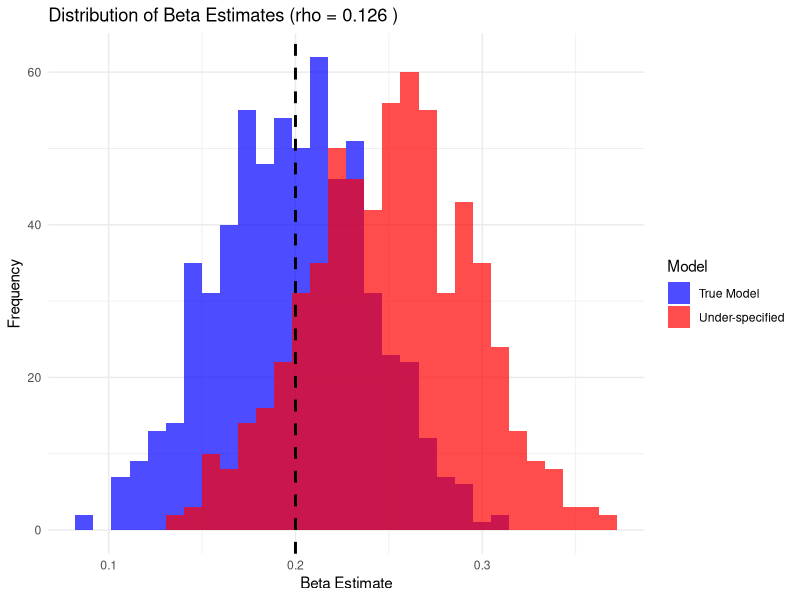
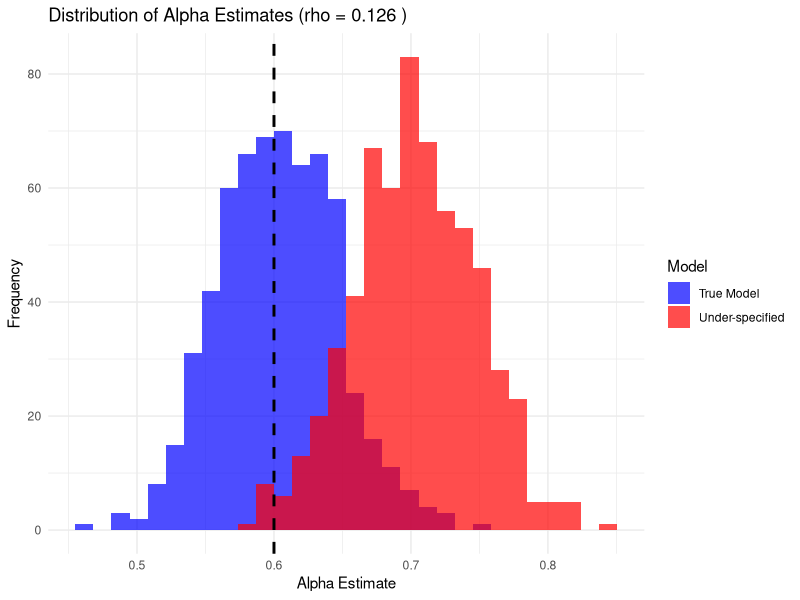
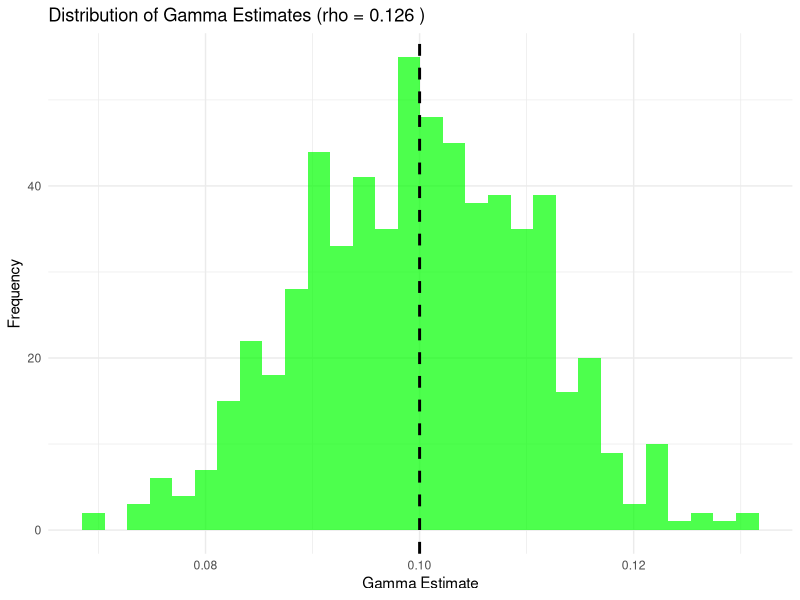
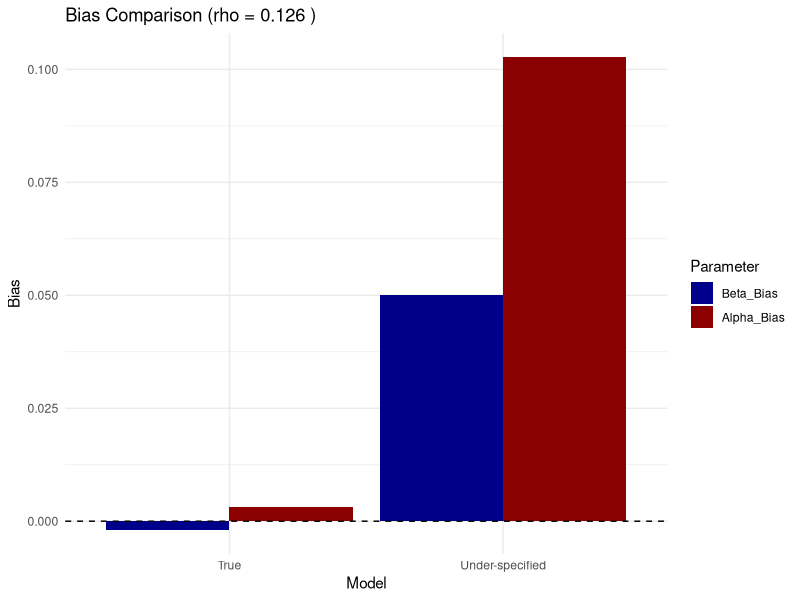
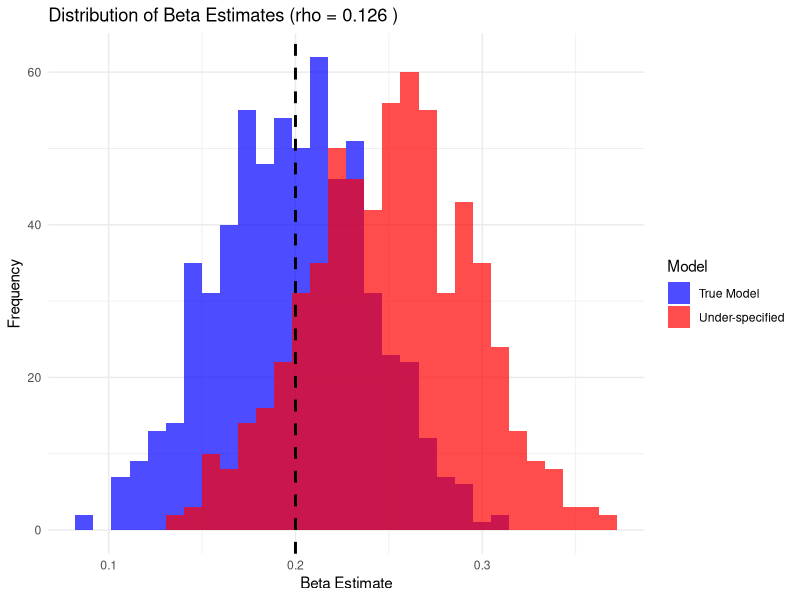
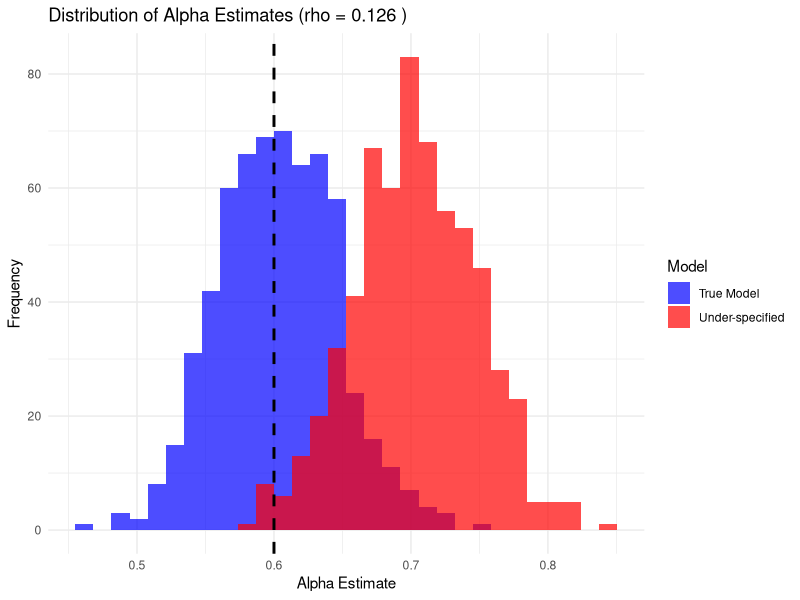
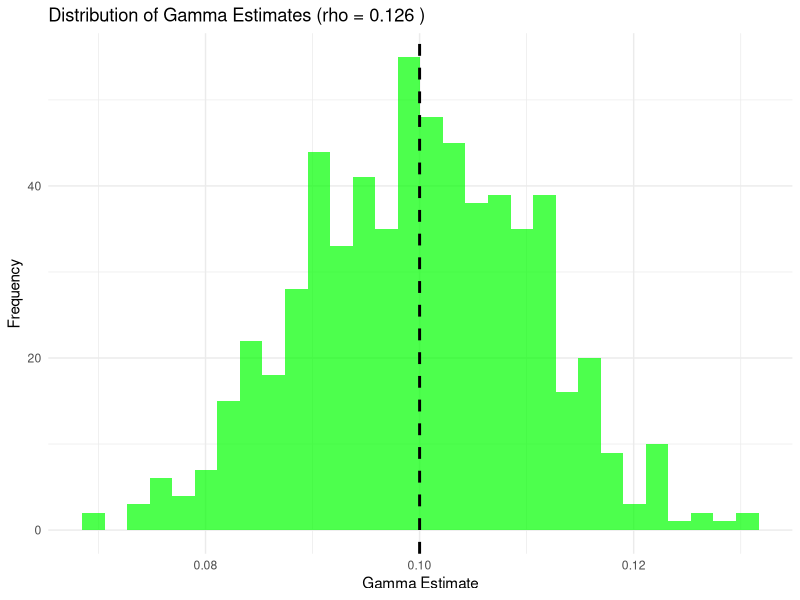
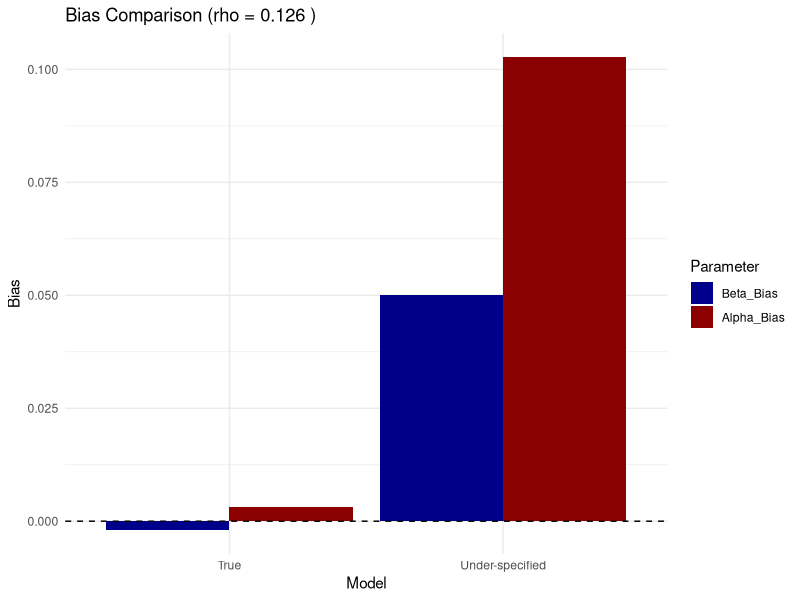

R code for these plots, in order:
## ---- chunk 1
knitr::opts_chunk$set(echo = TRUE)
## ---- chunk 2
library(MASS) # For multivariate models
library(ggplot2)
library(reshape2)

# Set seed so Professor Xu can reproduce the same thing :D
set.seed(622)

n = 621
mu = matrix(c(0, 1), nrow = 2, byrow = TRUE)

sigma1 = 1
sigma2 = 4
alpha = 0.6
beta = 0.2
gamma = 0.1
rho = 0.126

Sigma = matrix(c(sigma1^2, rho*sigma1*sigma2, rho*sigma1*sigma2, sigma2^2), nrow = 2, byrow = TRUE)

u = rnorm(n, 0, 1)

X = mvrnorm(n, mu = c(0,1), Sigma = Sigma)
x1 = X[, 1]
x2 = X[, 2]

y = alpha + beta*x1 + gamma*x2 + u
## ---- chunk 3
true_model = lm(y ~ x1 + x2)
true_model_results = coef(true_model)
true_model_results
## ---- chunk 4
under_model = lm(y ~ x1)
under_model_results = coef(under_model)
under_model_results
## ---- chunk 5
stats_calculation = function(est, value){
  bias = colMeans(est) - value
  variance = apply(est, 2, var)
  mse = bias ^ 2 + variance
  
results = data.frame(
  Parameter = colnames(est),
  True_Value = value,
  Mean = colMeans(est),
  Bias = bias,
  Variance = variance,
  MSE = mse,
  Min = apply(est, 2, min),
  Max = apply(est, 2, max)
)

return(results)
}

simulation = function(rho_value, n_obs, n_sims) {
  n = n_obs
  mu = matrix(c(0, 1), nrow = 2, byrow = TRUE)
  sigma1 = 1
  sigma2 = 4
  alpha = 0.6
  beta = 0.2
  gamma = 0.1
  
  Sigma = matrix(c(sigma1^2, rho*sigma1*sigma2,
                   rho_value*sigma1*sigma2, sigma2^2), nrow = 2,
                 byrow = TRUE)

  true_model_results = matrix(NA, nrow = n_sims, ncol = 3)
  colnames(true_model_results) <- c("alpha_hat", "beta_hat", "gamma_hat")
  
  under_model_results = matrix(NA, nrow = n_sims, ncol = 2)
  colnames(under_model_results) = c("alpha_hat", "beta_hat")
  
  for (i in 1:n_sims) {
    set.seed(i)
    u = rnorm(n, 0, 1)

    X = mvrnorm(n, mu = c(0,1), Sigma = Sigma)
    x1 = X[, 1]
    x2 = X[, 2]
    y = alpha + beta*x1 + gamma*x2 + u
  
    true_model = lm(y ~ x1 + x2)
    true_model_results[i, ] = coef(true_model)

    under_model = lm(y ~ x1)
    under_model_results[i, ] = coef(under_model)
  }
  
   true_summary = stats_calculation(true_model_results, 
                                 c(alpha, beta,
                                   gamma))
  
  under_summary =   
    stats_calculation(under_model_results, 
                      c(alpha, beta))
  
  return(list(
    true_model = true_model_results,
    under_model = under_model_results,
    true_summary = true_summary,
    under_summary = under_summary,
    rho = rho_value
  ))
}

create_summary_table = function(results, model_name) {
  true_df = results$true_summary
  under_df = results$under_summary
  
  combined <- rbind(
    cbind(Model = "True", true_df),
    cbind(Model = "Under-specified", 
          rbind(under_df, 
                data.frame(Parameter = "gamma_hat", True_Value = 0.1, 
                           Mean = NA, Bias = NA, Variance = NA, MSE = NA, 
                           Min = NA, Max = NA)))
  )
  
  formatted = combined[, c("Model", "Parameter", "True_Value", "Mean", "Bias", "Variance", "MSE")]
  colnames(formatted) = c("Model", "Parameter", "True Value", "Mean", "Bias", "Variance", "MSE")
  
  formatted[, 3:7] = round(formatted[, 3:7], 4)
  
  cat(paste("\n", model_name, "\n"))
  cat("=====================\n")
  print(formatted, row.names = FALSE)
  cat("\n")
  
  return(formatted)
}

results_rho1 = simulation(rho_value = 0.126, n_obs = 621, n_sims = 621)

table_rho1 = create_summary_table(results_rho1, "SUMMARY TABLE: rho = 0.126")
table_rho1

create_comparison_plots = function(results, rho_value) {
  true_beta = data.frame(Value = results$true_model[, "beta_hat"], Model = "True Model")
  under_beta = data.frame(Value = results$under_model[, "beta_hat"], Model = "Under-specified")
  beta_data = rbind(true_beta, under_beta)
  
  true_alpha = data.frame(Value = results$true_model[, "alpha_hat"], Model = "True Model")
  under_alpha = data.frame(Value = results$under_model[, "alpha_hat"], Model = "Under-specified")
  alpha_data = rbind(true_alpha, under_alpha)
  
  p1 = ggplot(beta_data, aes(x = Value, fill = Model)) +
    geom_histogram(alpha = 0.7, position = "identity", bins = 30) +
    geom_vline(xintercept = 0.2, linetype = "dashed", color = "black", size = 1) +
    labs(title = paste("Distribution of Beta Estimates (rho =", rho_value, ")"),
         x = "Beta Estimate", y = "Frequency") +
    theme_minimal() +
    scale_fill_manual(values = c("True Model" = "blue", "Under-specified" = "red"))
  
  p2 = ggplot(alpha_data, aes(x = Value, fill = Model)) +
    geom_histogram(alpha = 0.7, position = "identity", bins = 30) +
    geom_vline(xintercept = 0.6, linetype = "dashed", color = "black", size = 1) +
    labs(title = paste("Distribution of Alpha Estimates (rho =", rho_value, ")"),
         x = "Alpha Estimate", y = "Frequency") +
    theme_minimal() +
    scale_fill_manual(values = c("True Model" = "blue", "Under-specified" = "red"))
  
  gamma_data = data.frame(Value = results$true_model[, "gamma_hat"])
  p3 <- ggplot(gamma_data, aes(x = Value)) +
    geom_histogram(fill = "green", alpha = 0.7, bins = 30) +
    geom_vline(xintercept = 0.1, linetype = "dashed", color = "black", size = 1) +
    labs(title = paste("Distribution of Gamma Estimates (rho =", rho_value, ")"),
         x = "Gamma Estimate", y = "Frequency") +
    theme_minimal()
  
  bias_data = data.frame(
    Model = c("True", "Under-specified"),
    Beta_Bias = c(results$true_summary$Bias[2], results$under_summary$Bias[2]),
    Alpha_Bias = c(results$true_summary$Bias[1], results$under_summary$Bias[1])
  )
  
  bias_melted = melt(bias_data, id.vars = "Model")
  p4 = ggplot(bias_melted, aes(x = Model, y = value, fill = variable)) +
    geom_bar(stat = "identity", position = "dodge") +
    geom_hline(yintercept = 0, linetype = "dashed", color = "black") +
    labs(title = paste("Bias Comparison (rho =", rho_value, ")"),
         y = "Bias", fill = "Parameter") +
    theme_minimal() +
    scale_fill_manual(values = c("Beta_Bias" = "darkblue", "Alpha_Bias" = "darkred"))
  
  print(p1)
  print(p2)
  print(p3)
  print(p4)
  
  return(list(p1, p2, p3, p4))
}

plots_rho1 = create_comparison_plots(results_rho1, 0.126)
plots_rho1


## ---- chunk 6

results_rho2 = simulation(rho_value = 0.621, n_obs = 621, n_sims = 621)
table_rho2 = create_summary_table(results_rho2, "SUMMARY TABLE: rho = 0.621")
plots_rho2 = create_comparison_plots(results_rho2, 0.621)
